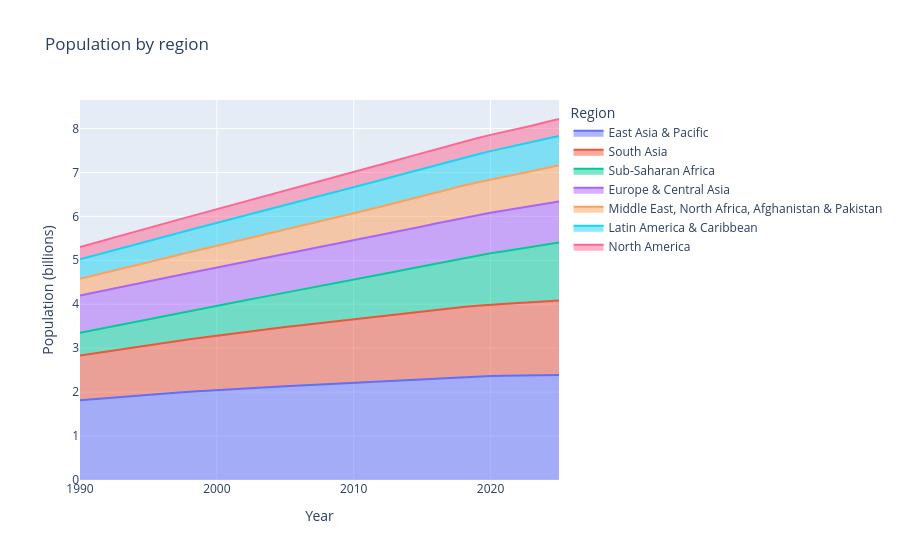

Notebook cell for this chart:
### Markdown cell above
## Optional interactive chart

With `plotly` installed, run this cell in JupyterLab. Hover for the
population of a region in a given year, or click a region in the legend
to hide it.

### Code cell
import plotly.express as px

px.area(
    regions,
    labels={"year": "Year", "value": "Population (billions)", "variable": "Region"},
    title="Population by region",
)

### Figure 1 — Plotly figure (JSON) as saved in the notebook; plotly's stock layout.template omitted (floating-point values rounded to 4 significant figures)
{"data": [{"fillpattern": {"shape": ""}, "hovertemplate": "Region=East Asia & Pacific<br>Year=%{x}<br>Population (billions)=%{y}<extra></extra>", "legendgroup": "East Asia & Pacific", "line": {"color": "#636efa"}, "marker": {"symbol": "circle"}, "mode": "lines", "name": "East Asia & Pacific", "orientation": "v", "showlegend": true, "stackgroup": "1", "type": "scatter", "x": [1990, 1991, 1992, 1993, 1994, 1995, 1996, 1997, 1998, 1999, 2000, 2001, 2002, 2003, 2004, 2005, 2006, 2007, 2008, 2009, 2010, 2011, 2012, 2013, 2014, 2015, 2016, 2017, 2018, 2019, 2020, 2021, 2022, 2023, 2024, 2025], "xaxis": "x", "y": [1.818, 1.844, 1.869, 1.893, 1.917, 1.941, 1.965, 1.988, 2.01, 2.031, 2.05, 2.069, 2.086, 2.103, 2.119, 2.135, 2.151, 2.167, 2.183, 2.199, 2.215, 2.231, 2.249, 2.267, 2.284, 2.301, 2.317, 2.333, 2.348, 2.36, 2.369, 2.375, 2.38, 2.384, 2.388, 2.391], "yaxis": "y"}, {"fillpattern": {"shape": ""}, "hovertemplate": "Region=South Asia<br>Year=%{x}<br>Population (billions)=%{y}<extra></extra>", "legendgroup": "South Asia", "line": {"color": "#EF553B"}, "marker": {"symbol": "circle"}, "mode": "lines", "name": "South Asia", "orientation": "v", "showlegend": true, "stackgroup": "1", "type": "scatter", "x": [1990, 1991, 1992, 1993, 1994, 1995, 1996, 1997, 1998, 1999, 2000, 2001, 2002, 2003, 2004, 2005, 2006, 2007, 2008, 2009, 2010, 2011, 2012, 2013, 2014, 2015, 2016, 2017, 2018, 2019, 2020, 2021, 2022, 2023, 2024, 2025], "xaxis": "x", "y": [1.013, 1.035, 1.057, 1.079, 1.101, 1.124, 1.146, 1.169, 1.191, 1.214, 1.237, 1.26, 1.283, 1.304, 1.326, 1.347, 1.367, 1.387, 1.406, 1.425, 1.445, 1.464, 1.484, 1.502, 1.52, 1.537, 1.555, 1.573, 1.589, 1.605, 1.621, 1.635, 1.648, 1.663, 1.677, 1.692], "yaxis": "y"}, {"fillpattern": {"shape": ""}, "hovertemplate": "Region=Sub-Saharan Africa<br>Year=%{x}<br>Population (billions)=%{y}<extra></extra>", "legendgroup": "Sub-Saharan Africa", "line": {"color": "#00cc96"}, "marker": {"symbol": "circle"}, "mode": "lines", "name": "Sub-Saharan Africa", "orientation": "v", "showlegend": true, "stackgroup": "1", "type": "scatter", "x": [1990, 1991, 1992, 1993, 1994, 1995, 1996, 1997, 1998, 1999, 2000, 2001, 2002, 2003, 2004, 2005, 2006, 2007, 2008, 2009, 2010, 2011, 2012, 2013, 2014, 2015, 2016, 2017, 2018, 2019, 2020, 2021, 2022, 2023, 2024, 2025], "xaxis": "x", "y": [0.521, 0.5353, 0.55, 0.5653, 0.5805, 0.5961, 0.6123, 0.6286, 0.6455, 0.6629, 0.6808, 0.6992, 0.7183, 0.7379, 0.7582, 0.7792, 0.8008, 0.8231, 0.8462, 0.8699, 0.8943, 0.9191, 0.9445, 0.9707, 0.9974, 1.025, 1.052, 1.08, 1.109, 1.138, 1.168, 1.198, 1.228, 1.259, 1.29, 1.322], "yaxis": "y"}, {"fillpattern": {"shape": ""}, "hovertemplate": "Region=Europe & Central Asia<br>Year=%{x}<br>Population (billions)=%{y}<extra></extra>", "legendgroup": "Europe & Central Asia", "line": {"color": "#ab63fa"}, "marker": {"symbol": "circle"}, "mode": "lines", "name": "Europe & Central Asia", "orientation": "v", "showlegend": true, "stackgroup": "1", "type": "scatter", "x": [1990, 1991, 1992, 1993, 1994, 1995, 1996, 1997, 1998, 1999, 2000, 2001, 2002, 2003, 2004, 2005, 2006, 2007, 2008, 2009, 2010, 2011, 2012, 2013, 2014, 2015, 2016, 2017, 2018, 2019, 2020, 2021, 2022, 2023, 2024, 2025], "xaxis": "x", "y": [0.8453, 0.8492, 0.8527, 0.8556, 0.8577, 0.8595, 0.8611, 0.8623, 0.8633, 0.8643, 0.8654, 0.8666, 0.8682, 0.8705, 0.8731, 0.8756, 0.8782, 0.8807, 0.8842, 0.8877, 0.891, 0.893, 0.8965, 0.8999, 0.9036, 0.9075, 0.9116, 0.9151, 0.9184, 0.9219, 0.9237, 0.9244, 0.9243, 0.9248, 0.9286, 0.9325], "yaxis": "y"}, {"fillpattern": {"shape": ""}, "hovertemplate": "Region=Middle East, North Africa, Afghanistan & Pakistan<br>Year=%{x}<br>Population (billions)=%{y}<extra></extra>", "legendgroup": "Middle East, North Africa, Afghanistan & Pakistan", "line": {"color": "#FFA15A"}, "marker": {"symbol": "circle"}, "mode": "lines", "name": "Middle East, North Africa, Afghanistan & Pakistan", "orientation": "v", "showlegend": true, "stackgroup": "1", "type": "scatter", "x": [1990, 1991, 1992, 1993, 1994, 1995, 1996, 1997, 1998, 1999, 2000, 2001, 2002, 2003, 2004, 2005, 2006, 2007, 2008, 2009, 2010, 2011, 2012, 2013, 2014, 2015, 2016, 2017, 2018, 2019, 2020, 2021, 2022, 2023, 2024, 2025], "xaxis": "x", "y": [0.3833, 0.3943, 0.4058, 0.4172, 0.4281, 0.439, 0.4499, 0.4609, 0.472, 0.4834, 0.4949, 0.5065, 0.5182, 0.5303, 0.5431, 0.5562, 0.5699, 0.5837, 0.5978, 0.6121, 0.6248, 0.6391, 0.6533, 0.6675, 0.6807, 0.6942, 0.707, 0.7189, 0.7304, 0.7427, 0.7564, 0.7676, 0.7823, 0.7978, 0.8132, 0.828], "yaxis": "y"}, {"fillpattern": {"shape": ""}, "hovertemplate": "Region=Latin America & Caribbean<br>Year=%{x}<br>Population (billions)=%{y}<extra></extra>", "legendgroup": "Latin America & Caribbean", "line": {"color": "#19d3f3"}, "marker": {"symbol": "circle"}, "mode": "lines", "name": "Latin America & Caribbean", "orientation": "v", "showlegend": true, "stackgroup": "1", "type": "scatter", "x": [1990, 1991, 1992, 1993, 1994, 1995, 1996, 1997, 1998, 1999, 2000, 2001, 2002, 2003, 2004, 2005, 2006, 2007, 2008, 2009, 2010, 2011, 2012, 2013, 2014, 2015, 2016, 2017, 2018, 2019, 2020, 2021, 2022, 2023, 2024, 2025], "xaxis": "x", "y": [0.441, 0.4491, 0.4572, 0.4653, 0.4733, 0.4813, 0.4892, 0.4971, 0.505, 0.5127, 0.5203, 0.5276, 0.5347, 0.5416, 0.5485, 0.5551, 0.5618, 0.5683, 0.5749, 0.5814, 0.5878, 0.5941, 0.6004, 0.6067, 0.6128, 0.6189, 0.6247, 0.6304, 0.6358, 0.641, 0.6455, 0.6492, 0.6531, 0.6576, 0.6622, 0.6666], "yaxis": "y"}, {"fillpattern": {"shape": ""}, "hovertemplate": "Region=North America<br>Year=%{x}<br>Population (billions)=%{y}<extra></extra>", "legendgroup": "North America", "line": {"color": "#FF6692"}, "marker": {"symbol": "circle"}, "mode": "lines", "name": "North America", "orientation": "v", "showlegend": true, "stackgroup": "1", "type": "scatter", "x": [1990, 1991, 1992, 1993, 1994, 1995, 1996, 1997, 1998, 1999, 2000, 2001, 2002, 2003, 2004, 2005, 2006, 2007, 2008, 2009, 2010, 2011, 2012, 2013, 2014, 2015, 2016, 2017, 2018, 2019, 2020, 2021, 2022, 2023, 2024, 2025], "xaxis": "x", "y": [0.2774, 0.2811, 0.2849, 0.2887, 0.2922, 0.2956, 0.2991, 0.3026, 0.3061, 0.3095, 0.3129, 0.3161, 0.319, 0.3218, 0.3248, 0.3278, 0.331, 0.3342, 0.3374, 0.3405, 0.3434, 0.3462, 0.3491, 0.3519, 0.3548, 0.3576, 0.3605, 0.3632, 0.3657, 0.3679, 0.3697, 0.3704, 0.373, 0.3769, 0.3813, 0.3835], "yaxis": "y"}], "layout": {"legend": {"title": {"text": "Region"}, "tracegroupgap": 0}, "title": {"text": "Population by region"}, "xaxis": {"anchor": "y", "domain": [0.0, 1.0], "title": {"text": "Year"}}, "yaxis": {"anchor": "x", "domain": [0.0, 1.0], "title": {"text": "Population (billions)"}}}}
